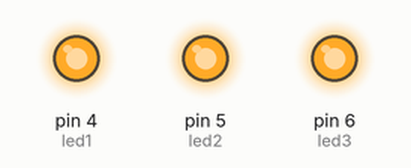
Simulated run of this sketch. Board: Arduino Uno, built with avr-gcc and run on an emulated ATmega328P. Parts: output pins drawn as LEDs (lit = HIGH).

Above: at 0.1 s.
Timing chart, 0 to 1.6 s (numbered marks = the images above):
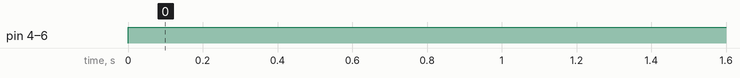

Measured:
- by itself, pin 4 (led1), pin 5 (led2), pin 6 (led3): LOW → HIGH at 0.00 s

The sketch:

LEDS.ino
```cpp
int led1=4;
int led2=5;
int led3=6;


void setup() {
  pinMode(led1, OUTPUT);
  pinMode(led2, OUTPUT);
  pinMode(led3, OUTPUT);

}

void loop() {
  digitalWrite(led1, HIGH);
  digitalWrite(led2, HIGH);
  digitalWrite(led3, HIGH);

}
```
